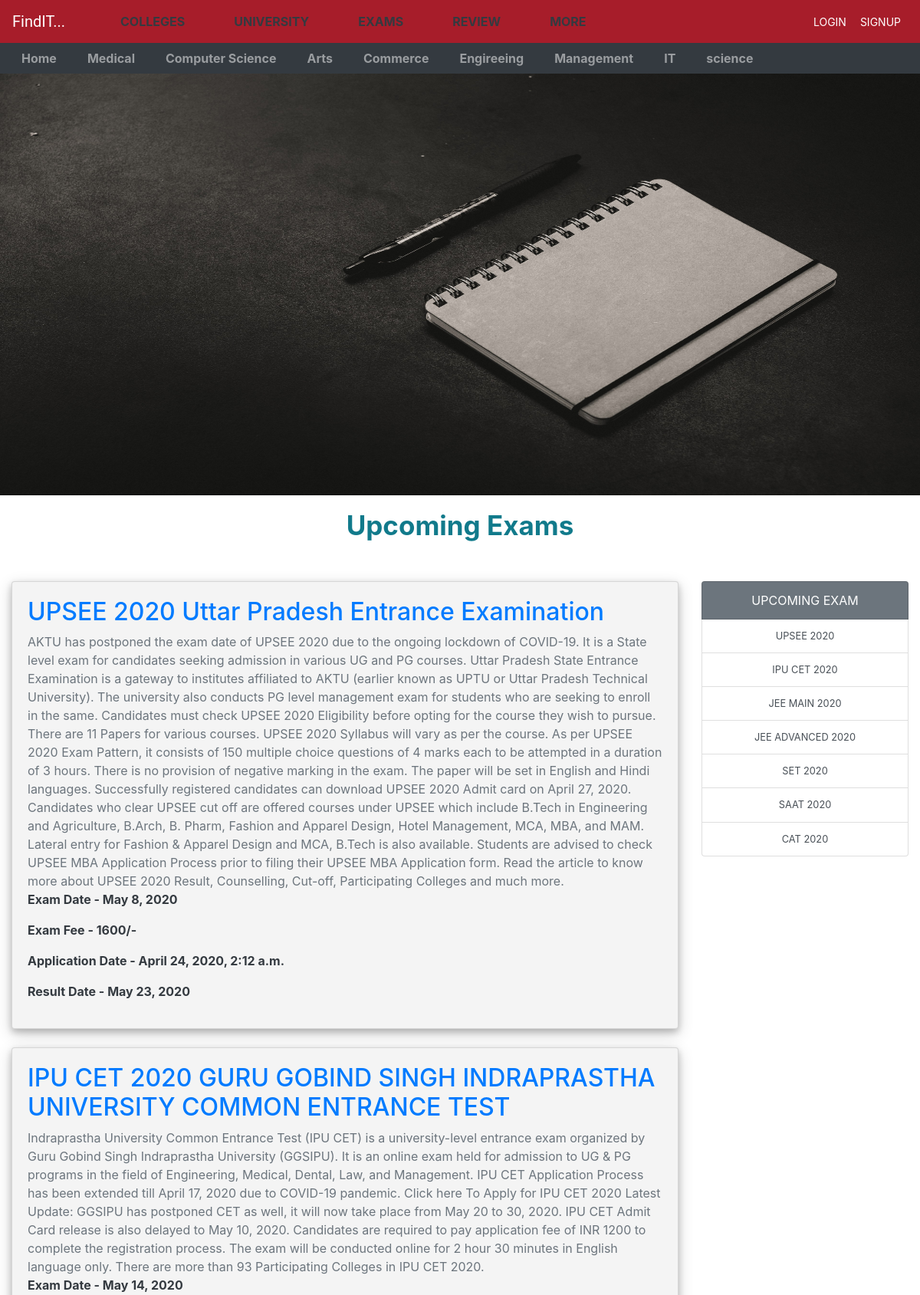
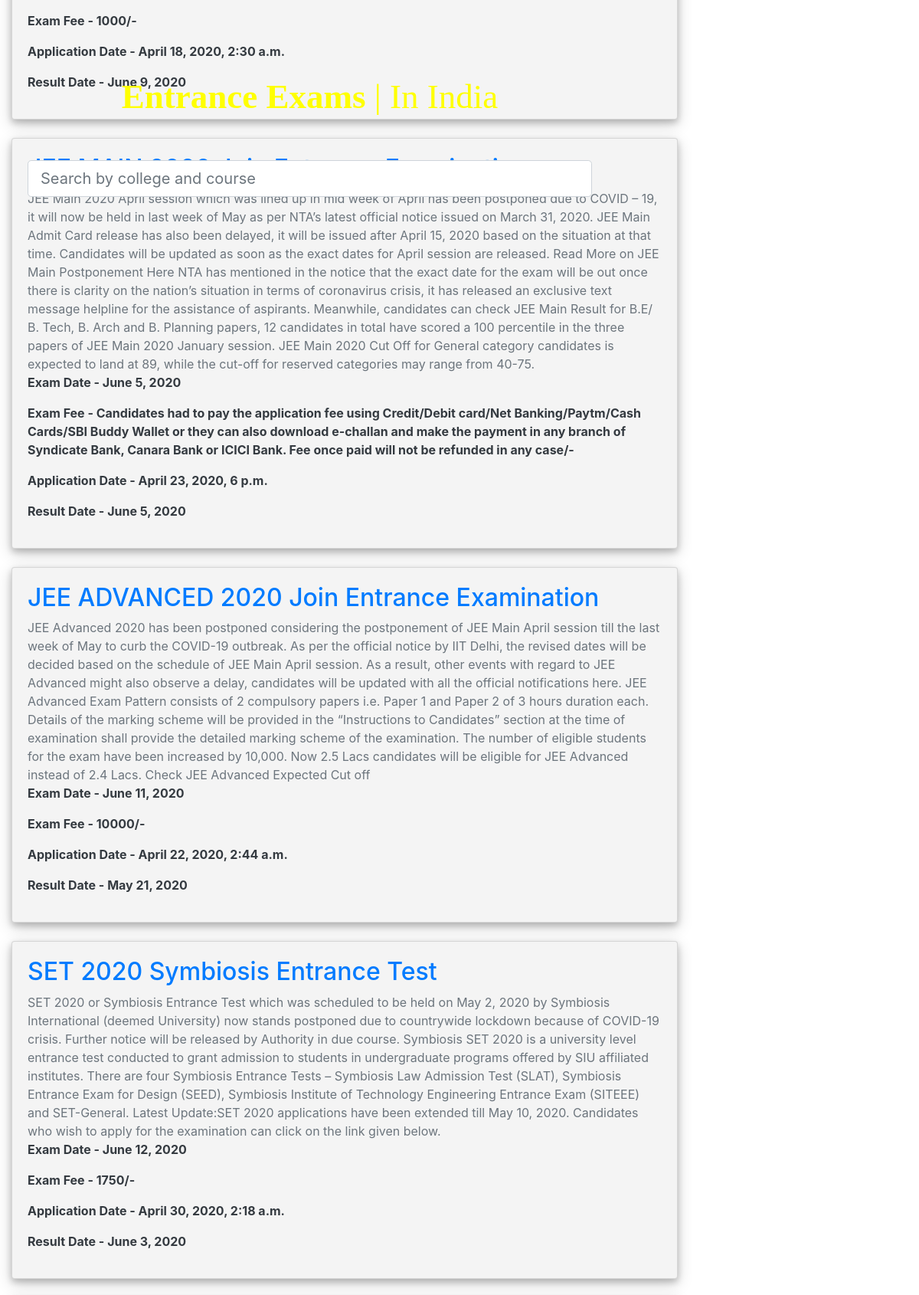
Page /exam/ (upper part) on the committed database (2 pictures, top to bottom).
### my_app/models.py (models this page shows, shortened)
class CategoryName(models.Model):
    cat_id = models.AutoField(primary_key=True)
    cat_name = models.CharField(max_length=200)
    cat_icon = models.ImageField(upload_to='pic/', null=True, blank=True)

class Exam(models.Model):
    e_id = models.AutoField(primary_key=True)
    exam_title = models.CharField(max_length=200)
    exam_name = models.CharField(max_length=200)
    content = models.TextField(max_length=2000)
    date_of_exam = models.DateField()
    doc = models.DateTimeField(default=timezone.now)
    exam_eligiblity = models.TextField(max_length=2000)
    age_limit = models.CharField(max_length=200)
    syllabus = models.TextField(max_length=1000)
    application_process = models.TextField(max_length=2000)
    application_fee = models.CharField(max_length=500)
    exam_center = models.CharField(max_length=1000)
    mobile = models.IntegerField()
    exam_website = models.URLField()
    office_address = models.CharField(max_length=500)
    exam_mode = models.CharField(max_length=200)
    exam_duration = models.CharField(max_length=300)
    application_date = models.DateTimeField(default=timezone.now)
    release_date = models.DateField(default=datetime.now)

### my_app/views.py (the view)
# urls.py: path('exam/', views.exam, name="exam"),
def exam(r):
    return render(r, 'exam.html', {
        'category': CategoryName.objects.all(),
        'colleges': College.objects.all(),
        'signup_form': InsertStudent,
        'login_form': LoginForm,
        'user': get_user(r),
        'exams': Exam.objects.all().order_by("date_of_exam"),
        'examcourses': ExamCourse.objects.all(),
        'examcolleges': ExamCollege.objects.all(),
    })

### my_app/views.py (called while the page is built)
def get_user(r):
    if r.session.has_key('login'):
        return Student.objects.get(email=r.session['login'])
    else:
        return {"username": "WHOO??"}

### templates/exam.html (shortened to what this page needs)
{% extends 'index.html' %}
{% block navbar %}
    <nav class="navbar navbar-expand-lg" style="background: #a71d2a" id="nav1">
        <a href="{% url 'home' %}" class="navbar-brand text-white">FindIT...</a>
        <ul class="navbar-nav ">
             <li class="nav-item"><a href="{% url 'college' %}" class="nav-link text-dark text-uppercase ml-5"> <strong>Colleges</strong></a></li>
             <li class="nav-item"><a href="" class="nav-link text-dark text-uppercase ml-5"> <strong>University</strong></a></li>
             <li class="nav-item"><a href="{% url 'exam' %}" class="nav-link text-dark text-uppercase ml-5"> <strong>Exams</strong></a></li>
             <li class="nav-item"><a href="{% url 'review' %}" class="nav-link text-dark text-uppercase ml-5"> <strong>Review</strong></a></li>
             <li class="nav-item"><a href="" class="nav-link text-dark text-uppercase ml-5"> <strong>More</strong></a></li>
        </ul>
        <ul class="navbar-nav ml-auto">
             {% if 'login' not in request.session %}
                <a href="#login" class="btn btn-sm text-white" id="btn1" data-toggle="modal">LOGIN</a>
                <a href="#signup" class="btn btn-sm text-white" id="btn2" data-toggle="modal">SIGNUP</a>
            {% else %}
                 <li class="nav-item"><a href="" class="nav-link text-white ml-3"> <strong>{{ user.student_name }}</strong></a></li>
                 <a href="{% url 'logout' %}" class="btn btn-sm bg-success text-white">LOGOUT</a>
            {% endif %}
        </ul>
    </nav>
    <nav class="navbar navbar-expand-md navbar-dark py-0 bg-dark" >
            <ul class="navbar-nav ml-1">
                <a href="" class="nav-item"><li class="nav-link"><strong>Home</strong></li></a>
                {% for foo in category %}
                <li class="nav-item ml-4 ">
                    <a class="nav-link" href="{% url 'exam_cat' foo.cat_id %}"><strong>{{ foo.cat_name }}</strong></a>
                {% endfor %}
                </li>
            </ul>
        </nav>
{% endblock %}
{% block jumbo %}
{%  load static %}
    <img src="{% static '29293-___paper-notebook-pen-and-book-hd.jpg' %}" alt="" width="100%" height="550px">
    <div id="slider-text" style="left: 3%; top: 40%">
       <h2><strong>Entrance Exams</strong> | In India</h2>
        <form action="" class="mx-auto">
            <div class="form-group">
                <div class="row align-items-center">
                    <div class="col-lg-12 mt-5">
                        <input type="search" placeholder="Search by college and course" class="form-control form-control-lg"size="50px" name="search">
                    </div>
                </div>
            </div>
        </form>
   </div>
{% endblock %}
{% block container2 %}
     <div class="section-header"><h3 style="font-size: 35px; margin-top: 0px">Upcoming Exams</h3></div>
     <div class="container-fluid">
         <div class="row">
             <div class="col-sm-9 mt-4">
               {% for exam in exams %}
                <div class="card mt-4" style="background: #f4f4f4;box-shadow: 0 4px 8px 0 rgba(0, 0, 0, 0.2), 0 6px 20px 0 rgba(0, 0, 0, 0.19); ">
                    <div class="card-body">
                        <a href="{% url 'exam_view' exam.e_id %}"><h2>{{ exam.exam_title }} {{ exam.exam_name }}</h2> </a>
                        <span class="text-muted">{{ exam.content }}</span>
                        <p class="text-dark"><strong>Exam Date - {{ exam.date_of_exam }}</strong></p>
                        <p class="text-dark p-0"><strong>Exam Fee - {{ exam.application_fee }}/-</strong></p>
                        <p class="text-dark"><strong>Application Date - {{ exam.application_date }}</strong></p>
                        <p class="text-dark"><strong>Result Date - {{ exam.release_date }}</strong></p>
                    </div>
                </div>
               {% endfor %}
           </div>
             <div class="col-sm-3 mt-4">
                <div class="list-group mt-4 overflow-auto" >
                <a href="" class="list-group-item list-group-item-action list-group-flush bg-secondary text-center text-uppercase text-white ">Upcoming Exam</a>
                {% for e in exams %}
                    <a href="" class="list-group-item list-group-item-action text-center small">{{ e.exam_title }}</a>
                {% endfor %}
                </div>
            </div>
        </div>
   </div>
{% endblock %}

### templates/index.html (style rules this page uses)
body { width: 100%; }
#slider-text { position: absolute; left: 15%; top: 25%; z-index: 10; text-align: center; }
#slider-text h2 { font-size: 45px; font-family: "Apple Color Emoji"; text-shadow: #1b1e21; color: yellow; text-align: center; }
#nav1 .navbar-brand { font-family: Roboto; font-size: 20px; }
.section-header { text-align: center; padding-top: 20px; }
.section-header h3 { color: #117a8b; font-size: 40px; font-weight: 700; margin-bottom: 5px; margin-top: 20px; line-height: 1.1; }

### rows in the picture
CategoryName: cat_name "Medical"
CategoryName: cat_name "Computer Science"
CategoryName: cat_name "Arts"
CategoryName: cat_name "Commerce"
CategoryName: cat_name "Engireeing"
CategoryName: cat_name "Management"
CategoryName: cat_name "IT"
CategoryName: cat_name "science"
Exam: exam_title "UPSEE 2020", exam_name "Uttar Pradesh Entrance Examination", content "AKTU has postponed the exam date of UPSEE 2020 due to the ongoing lockdown of COVID-19. It is a State level exam for candidates seeking admission in various UG and PG courses. Uttar Pradesh State Entrance Examination is a gateway to institutes affiliated to AKTU (earlier known as UPTU or Uttar Pradesh Technical University). The university also conducts PG level management exam for students who are seeking to enroll in the same. Candidates must check UPSEE 2020 Eligibility before opting for the course they wish to pursue. There are 11 Papers for various courses. UPSEE 2020 Syllabus will vary as per the course. As per UPSEE 2020 Exam Pattern, it consists of 150 multiple choice questions of 4…", date_of_exam "May 8, 2020", application_fee "1600", application_date "April 24, 2020, 2:12 a.m.", release_date "May 23, 2020"
Exam: exam_title "IPU CET 2020", exam_name "GURU GOBIND SINGH INDRAPRASTHA UNIVERSITY COMMON ENTRANCE TEST", content "Indraprastha University Common Entrance Test (IPU CET) is a university-level entrance exam organized by Guru Gobind Singh Indraprastha University (GGSIPU). It is an online exam held for admission to UG & PG programs in the field of Engineering, Medical, Dental, Law, and Management. IPU CET Application Process has been extended till April 17, 2020 due to COVID-19 pandemic. Click here To Apply for IPU CET 2020 Latest Update: GGSIPU has postponed CET as well, it will now take place from May 20 to 30, 2020. IPU CET Admit Card release is also delayed to May 10, 2020. Candidates are required to pay application fee of INR 1200 to complete the registration process. The exam will be conducted online…", date_of_exam "May 14, 2020", application_fee "1000", application_date "April 18, 2020, 2:30 a.m.", release_date "June 9, 2020"
Exam: content "JEE Main 2020 April session which was lined up in mid week of April has been postponed due to COVID – 19, it will now be held in last week of May as per NTA’s latest official notice issued on March 31, 2020. JEE Main Admit Card release has also been delayed, it will be issued after April 15, 2020 based on the situation at that time. Candidates will be updated as soon as the exact dates for April session are released. Read More on JEE Main Postponement Here NTA has mentioned in the notice that the exact date for the exam will be out once there is clarity on the nation’s situation in terms of coronavirus crisis, it has released an exclusive text message helpline for the assistance of…", date_of_exam "June 5, 2020", application_fee "Candidates had to pay the application fee using Credit/Debit card/Net Banking/Paytm/Cash Cards/SBI Buddy Wallet or they can also download e-challan and make the payment in any branch of Syndicate Bank, Canara Bank or ICICI Bank. Fee once paid will not be refunded in any case", application_date "April 23, 2020, 6 p.m.", release_date "June 5, 2020", exam_title "JEE MAIN 2020"
Exam: exam_title "JEE ADVANCED 2020", exam_name "Join Entrance Examination", content "JEE Advanced 2020 has been postponed considering the postponement of JEE Main April session till the last week of May to curb the COVID-19 outbreak. As per the official notice by IIT Delhi, the revised dates will be decided based on the schedule of JEE Main April session. As a result, other events with regard to JEE Advanced might also observe a delay, candidates will be updated with all the official notifications here. JEE Advanced Exam Pattern consists of 2 compulsory papers i.e. Paper 1 and Paper 2 of 3 hours duration each. Details of the marking scheme will be provided in the “Instructions to Candidates” section at the time of examination shall provide the detailed marking scheme of the…", date_of_exam "June 11, 2020", application_fee "10000", application_date "April 22, 2020, 2:44 a.m.", release_date "May 21, 2020"
Exam: exam_title "SET 2020", exam_name "Symbiosis Entrance Test", content "SET 2020 or Symbiosis Entrance Test which was scheduled to be held on May 2, 2020 by Symbiosis International (deemed University) now stands postponed due to countrywide lockdown because of COVID-19 crisis. Further notice will be released by Authority in due course. Symbiosis SET 2020 is a university level entrance test conducted to grant admission to students in undergraduate programs offered by SIU affiliated institutes. There are four Symbiosis Entrance Tests – Symbiosis Law Admission Test (SLAT), Symbiosis Entrance Exam for Design (SEED), Symbiosis Institute of Technology Engineering Entrance Exam (SITEEE) and SET-General. Latest Update:SET 2020 applications have been extended till May…", date_of_exam "June 12, 2020", application_fee "1750", application_date "April 30, 2020, 2:18 a.m.", release_date "June 3, 2020"
Exam: exam_title "SAAT 2020"
Exam: exam_title "CAT 2020"
